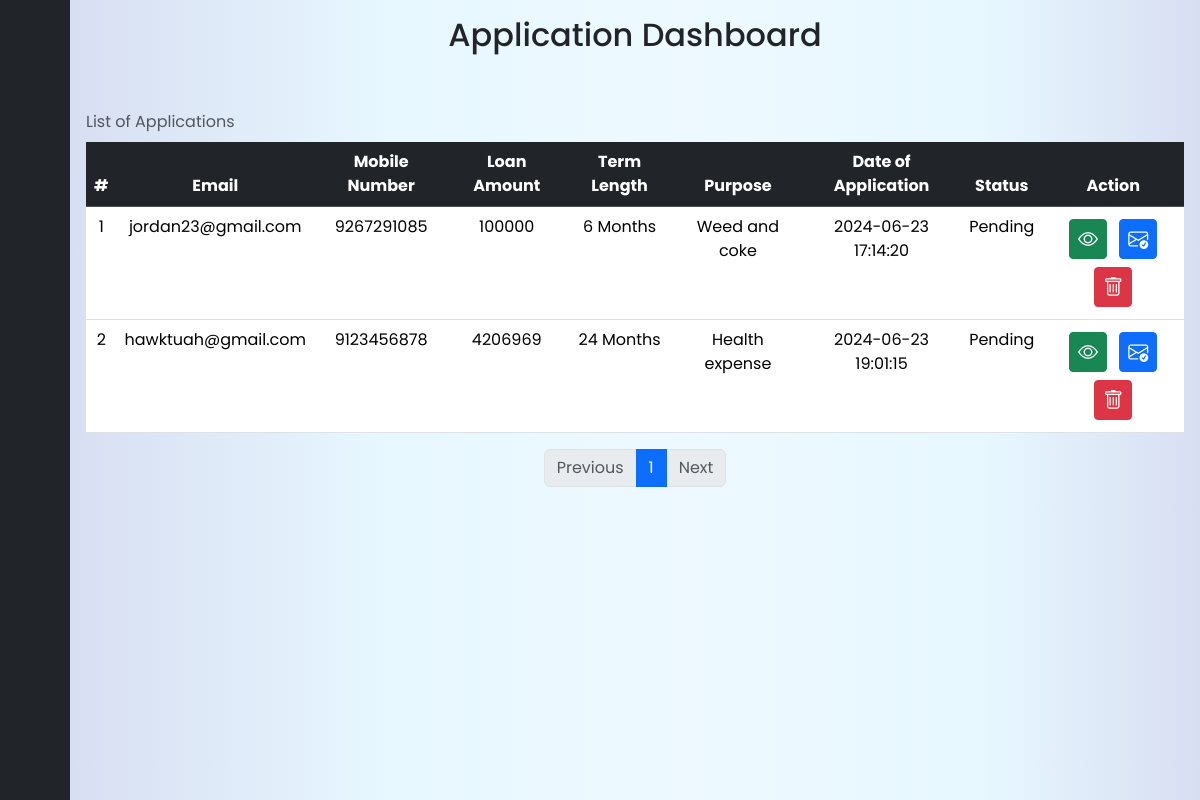
/admin/Officer/index.php (signed in), run on an earlier commit of the app's database.
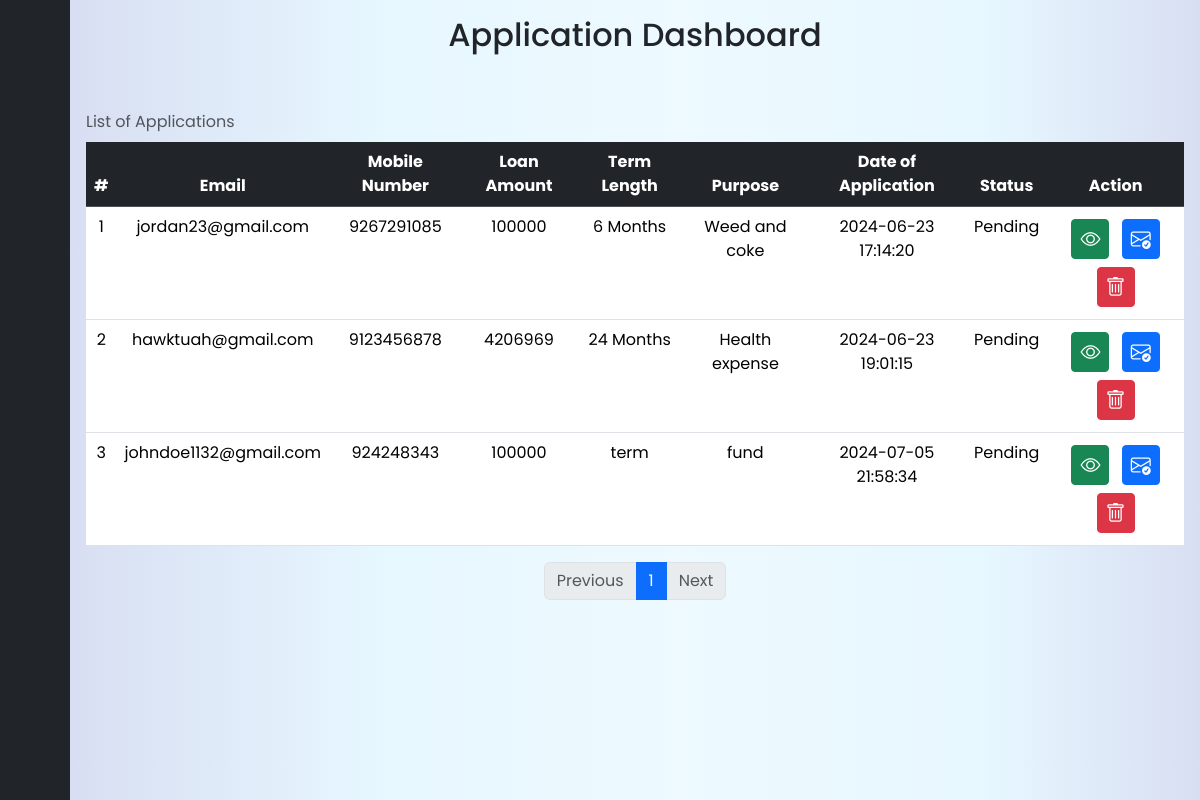
And on a later commit of the database.
### tables this page shows
CREATE TABLE `application` (
  `id` int(11) NOT NULL,
  `fname` varchar(100) NOT NULL,
  `lname` varchar(100) NOT NULL,
  `age` int(11) NOT NULL,
  `bmonth` tinyint(2) NOT NULL,
  `bday` tinyint(2) NOT NULL,
  `byear` int(4) NOT NULL,
  `phonenum` bigint(20) NOT NULL,
  `email` varchar(50) NOT NULL,
  `street1` varchar(100) NOT NULL,
  `street2` varchar(100) NOT NULL,
  `city` varchar(100) NOT NULL,
  `province` varchar(100) NOT NULL,
  `postal` int(8) NOT NULL,
  `country` varchar(255) NOT NULL,
  `loanAmount` int(7) NOT NULL,
  `term` varchar(255) NOT NULL,
  `fundPurpose` varchar(100) NOT NULL,
  `applyDate` datetime NOT NULL DEFAULT current_timestamp(),
  `directorStatus` varchar(25) NOT NULL DEFAULT 'Pending',
  `presidentStatus` varchar(25) NOT NULL DEFAULT 'Pending',
  `applicationStatus` varchar(25) NOT NULL DEFAULT 'Pending',
  `remark` varchar(255) DEFAULT NULL,
  `collector` varchar(255) NOT NULL DEFAULT 'Pending'
);

### admin/Officer/index.php (the view, shortened to what the changed rows need)
<?php
    include("../action/connect.php");
    $rows_per_page = 10;
    $current_page = isset($_GET['page']) ? $_GET['page'] : 1;
    $start_from = ($current_page - 1) * $rows_per_page;
    $sql = "SELECT * FROM application LIMIT $start_from, $rows_per_page";
    $result = $data->query($sql);
    $sql_total = "SELECT COUNT(*) AS total FROM application";
    $result_total = $data->query($sql_total);
    $row_total = $result_total->fetch_assoc();
    $total_pages = ceil($row_total['total'] / $rows_per_page);
?>
<!DOCTYPE html>
<html lang="en">
<head>
    <link href="https://cdn.lineicons.com/4.0/lineicons.css" rel="stylesheet" />
    <link href="https://cdn.jsdelivr.net/npm/bootstrap@5.3.0-alpha3/dist/css/bootstrap.min.css" rel="stylesheet"
>
    <link href="https://cdn.lineicons.com/4.0/lineicons.css" rel="stylesheet">
    <link href="https://cdn.jsdelivr.net/npm/bootstrap@5.3.3/dist/css/bootstrap.min.css" rel="stylesheet">
    <link rel="stylesheet" href="https://cdn.jsdelivr.net/npm/bootstrap-icons@1.11.3/font/bootstrap-icons.min.css">
    <link rel="stylesheet" href="../../source/index.css?v=<?php echo time(); ?>">
</head>
<body style="">
    <div class="wrapper">
        <div class="main p-3" >
            <div class="container1 table-responsive">
                <h2 class="titlewrap mb-5 text-center">Application Dashboard</h2>
                <table class="table table-stripped table-hover mt-3 text-center rounded border-2">
                    <caption class="caption-top">List of Applications</caption>
                    <thead class="table-dark">
                        <tr>
                            <th>#</th>
                            <th>Email</th>
                            <th>Mobile Number</th>
                            <th>Loan Amount</th>
                            <th>Term Length</th>
                            <th>Purpose</th>
                            <th>Date of Application</th>
                            <th>Status</th>
                            <th>Action</th>
                        </tr>
                    </thead>
                    <tbody>
                        <?php
                            while($row = $result->fetch_assoc())
                            {
                                echo "
                                <tr>
                                    <td>$row[id]</td>
                                    <td>$row[email]</td>
                                    <td>$row[phonenum]</td>
                                    <td>$row[loanAmount]</td>
                                    <td>$row[term]</td>
                                    <td>$row[fundPurpose]</td>
                                    <td>$row[applyDate]</td>
                                    <td>$row[applicationStatus]</td>
                                    <td>
                                        <div class='d-grid gap-2 d-md-block'>
                                            <a class='btn btn-success btn-sm m-1 fs-5 align-baseline viewBtn' data-bs-toggle='modal' data-bs-target='#viewData' data-id='" . $row['id'] . "'><i class='bi bi-eye'></i></a>
                                            <a class='btn btn-primary btn-sm m-1 fs-5 align-baseline transferBtn' data-id='" . $row['id'] . "' ><i class='bi bi-envelope-check'></i></a>
                                            <a class='btn btn-danger btn-sm m-1 fs-5 align-baseline deleteBtn' data-id='{$row['id']}' data-bs-toggle='modal' data-bs-target='#deleteCaution'><i class='bi bi-trash'></i></a>
                                        </div>
                                    </td>
                                </tr>
                                ";
                            }
                        ?>
                    </tbody>
                </table>
                <nav aria-label="Page navigation">
                    <ul class="pagination justify-content-center">
                        <?php
                            for ($i = 1; $i <= $total_pages; $i++) {
                                if ($i == $current_page) {
                                    echo "<li class='page-item active'><a class='page-link' href='index.php?page=".$i."'>$i</a></li>";
                                } else {
                                    echo "<li class='page-item'><a class='page-link' href='index.php?page=".$i."'>$i</a></li>";
                                }
                            }
                        ?>
                    </ul>
                </nav>
            </div>
        </div>
    </div>
</body>
</html>

What changed in the data, as far as the page shows it:
added application: id "3", email "johndoe1132@gmail.com", phonenum "924248343", loanAmount "100000", term "term", fundPurpose "fund", applyDate "2024-07-05 21:58:34", applicationStatus "Pending"
